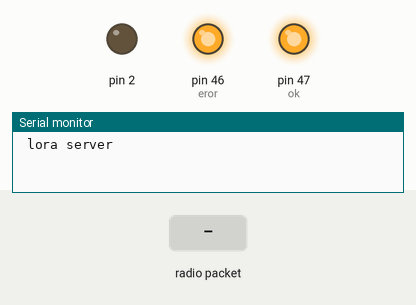
A sketch run on a simulated Arduino Mega 2560, built with avr-gcc and run on an emulated ATmega2560. Shown: output pins drawn as LEDs (lit = HIGH), the last lines printed to the serial monitor. Inputs (shaded band) come from the test bench. Storage starts empty; no radio packets arrive unless stated; pins used as bus, display or sensor lines are not drawn.

Above: at 0.6 s.
At 5.5 s:
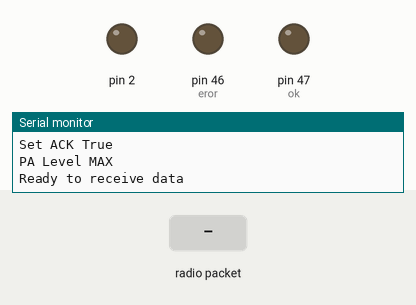
5.6 s: radio packet "1" arrives
At 5.65 s:
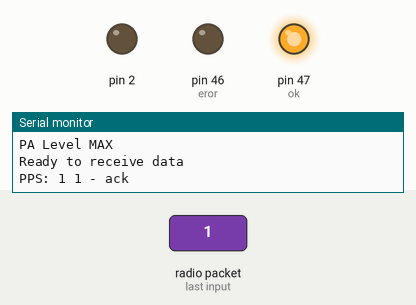
Timing chart, 0 to 8.6 s (numbered marks = the images above; inputs shaded):
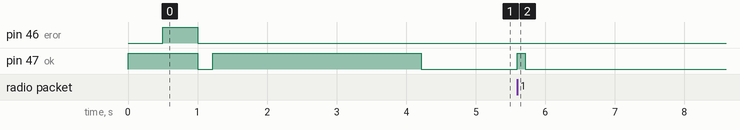

The sketch:

nRFRangeTestRX.ino
```cpp
/*
  Simple receiver to display how many packets per second are being received
  nRF24L01 library: https://github.com/gcopeland/RF24
  I2C OLED screen library: https://github.com/olikraus/u8glib

  nRF24L01 connections
  1 - GND
  2 - VCC 3.3V !!! Ideally 3.0v, definitely not 5V
  3 - CE to Arduino pin 9
  4 - CSN to Arduino pin 10
  5 - SCK to Arduino pin 13
  6 - MOSI to Arduino pin 11
  7 - MISO to Arduino pin 12
  8 - UNUSED

  OLED connections
  GND - GND
  VCC - VCC
  SDA - Arduino pin A4
  SCL - Arduino pin A5

*/

#include <SPI.h>
#include <nRF24L01.h>
#include <RF24.h>
#include "SdFat.h"

#define ok 47
#define eror 46
#define SSpin 53
#define SCK 52
#define MISO 50
#define MOSI 51
#define ce 48
#define csn 49

const uint64_t pipeIn =  0xE8E8F0F0E1LL;
byte addresses[][6] = {"1serv", "2Node", "3Node","4Node"};

RF24 radio(ce, csn);

// The sizeof this struct should not exceed 32 bytes

char data[32];

/**************************************************/

int packetCounts[10];
int packetCountIndex = 0;
int packetCountTotal = 0;

unsigned long packetsRead = 0;
unsigned long lastScreenUpdate = 0;
unsigned long lastAvgUpdate = 0;
unsigned long lastRecvTime = 0;
unsigned long drops = 0;
char ppsBuf[16];
char Buf[4] = "ack";
char hmsBuf[16];
/**************************************************/

//SD CARD
//SPIClass SPI2(HSPI);
SdFat sd;
File file;
char str[21];
String filename, dates;
int nomor=1;


void setup() {
  Serial.begin(9600);
  pinMode(2, OUTPUT);
  digitalWrite(2, LOW);
  pinMode(ok, OUTPUT);
  digitalWrite(ok, LOW);
  pinMode(eror, OUTPUT);
  digitalWrite(eror, LOW);
  pinMode(SSpin, OUTPUT);
  pinMode(csn, OUTPUT);
  digitalWrite(csn, HIGH);
  Serial.println(" lora server ");
  //startup
  digitalWrite(ok,HIGH);
  delay(500);
  digitalWrite(eror,HIGH);
  delay(500);
  digitalWrite(ok, LOW);
  digitalWrite(eror, LOW);
  delay(200);

  //sd init
  //SPI.begin(SCK,MISO,MOSI,SSpin);    // sck, miso, mosi, ss
  digitalWrite(SSpin, LOW);
  if (!sd.begin(SSpin)) { //SD CARD ERROR
    digitalWrite(eror,HIGH);
  Serial.println("sd error");
  while (1) {
    }
  }
  Serial.println("sd ok");
  digitalWrite(ok,HIGH);
  delay(3000);
  digitalWrite(ok,LOW);
  cekfile();

  // Set up radio module
   // SPI.begin(SCK,MISO,MOSI,csn);                // lora SPI comm
  if (!radio.begin()) {
    Serial.println("begin error");
  }
  Serial.println("RF24 set channel 0 2400 MHz");
  radio.setChannel(0);
  Serial.println("Data Rate RF24_250KBPS");
  radio.setDataRate(RF24_250KBPS);
  Serial.println("Set ACK True");
  radio.setAutoAck(true);
  Serial.println("PA Level MAX");
  radio.setPALevel(RF24_PA_MAX);
  Serial.println("Ready to receive data");
  Serial.flush();
}

void recvData() {
  radio.openReadingPipe(1, addresses[0]);
  radio.startListening();

  //wait data come in
  while ( radio.available() ) {
    digitalWrite(ok,HIGH);
  radio.read(&data, sizeof(data));
    packetsRead++;
    // moving average over 1 second
    packetCountTotal -= packetCounts[packetCountIndex];
    packetCounts[packetCountIndex] = packetsRead;
    packetCountTotal += 1;

    packetCountIndex = (packetCountIndex + 1) % 10;
    packetsRead = 0;

    sprintf(ppsBuf, "PPS: %d", packetCountTotal);
    Serial.print(ppsBuf);
    Serial.print(" ");
    sprintf(hmsBuf, "%s", data);
    Serial.print(hmsBuf);
    sendData();
  simpandata();
  }
  digitalWrite(ok,LOW);
}

/**************************************************/
void loop() {
  recvData();
}

void sendData() {
  radio.openWritingPipe(addresses[1]);
  radio.stopListening();

  radio.write(Buf, sizeof(Buf));
  radio.openReadingPipe(1, addresses[0]);
  radio.startListening();

  Serial.print(" - ");
  Serial.println((char*)Buf);
}

void cekfile() {
  boolean a, j;
  a=0;
  filename = "";
  sd.begin(SSpin);

  while (1) {
    filename = "LOG" + String(nomor) + F(".txt");
    filename.toCharArray(str, 13);
    j = sd.exists(str);
    if (j == 0) {
      Serial.println(filename + F(" doesn't exist"));
      Serial.flush();
      file = sd.open(filename, FILE_WRITE);
      file.println(F("Time , Lat, Lon, HDOP"));
      file.sync();
      file.close();
      a = 1;
    }

    else {
      Serial.println(filename + F(" exist"));
      Serial.flush();
      nomor++;
    }

    if (a == 1) {
      file.flush();
      file.close();
      break;
    }
  }
}

void simpandata() {
  file = sd.open(filename, FILE_WRITE);
  file.println(hmsBuf);
  file.sync();
  delay(100);
  file.close();
  Serial.println("data tersimpan");
}
```

Measured:
- after the input at 5.6 s, pin 47 (ok): LOW → HIGH at once, → LOW 0.11 s later
